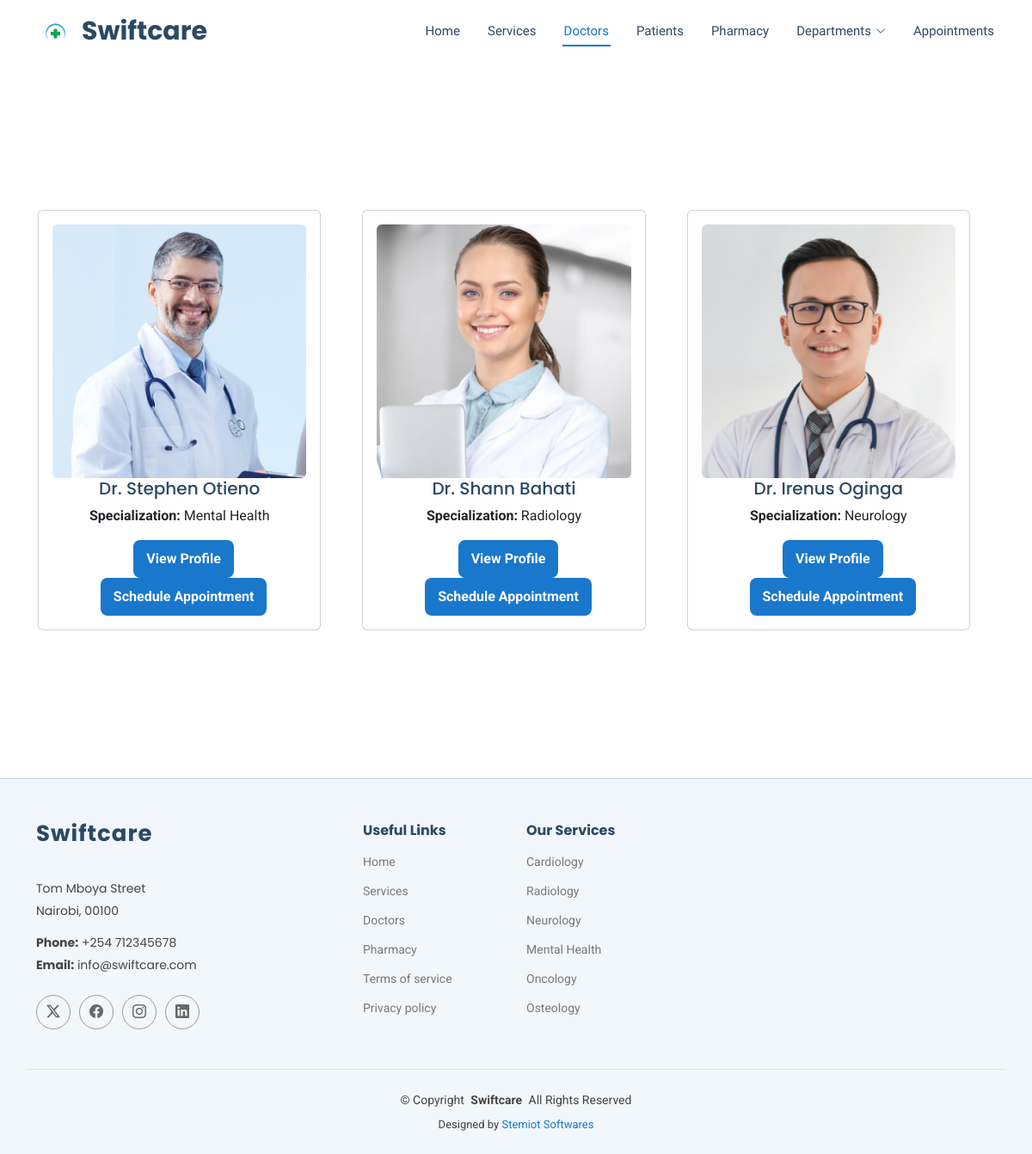
/doctors/ (signed in), run on an earlier commit of the app's database.
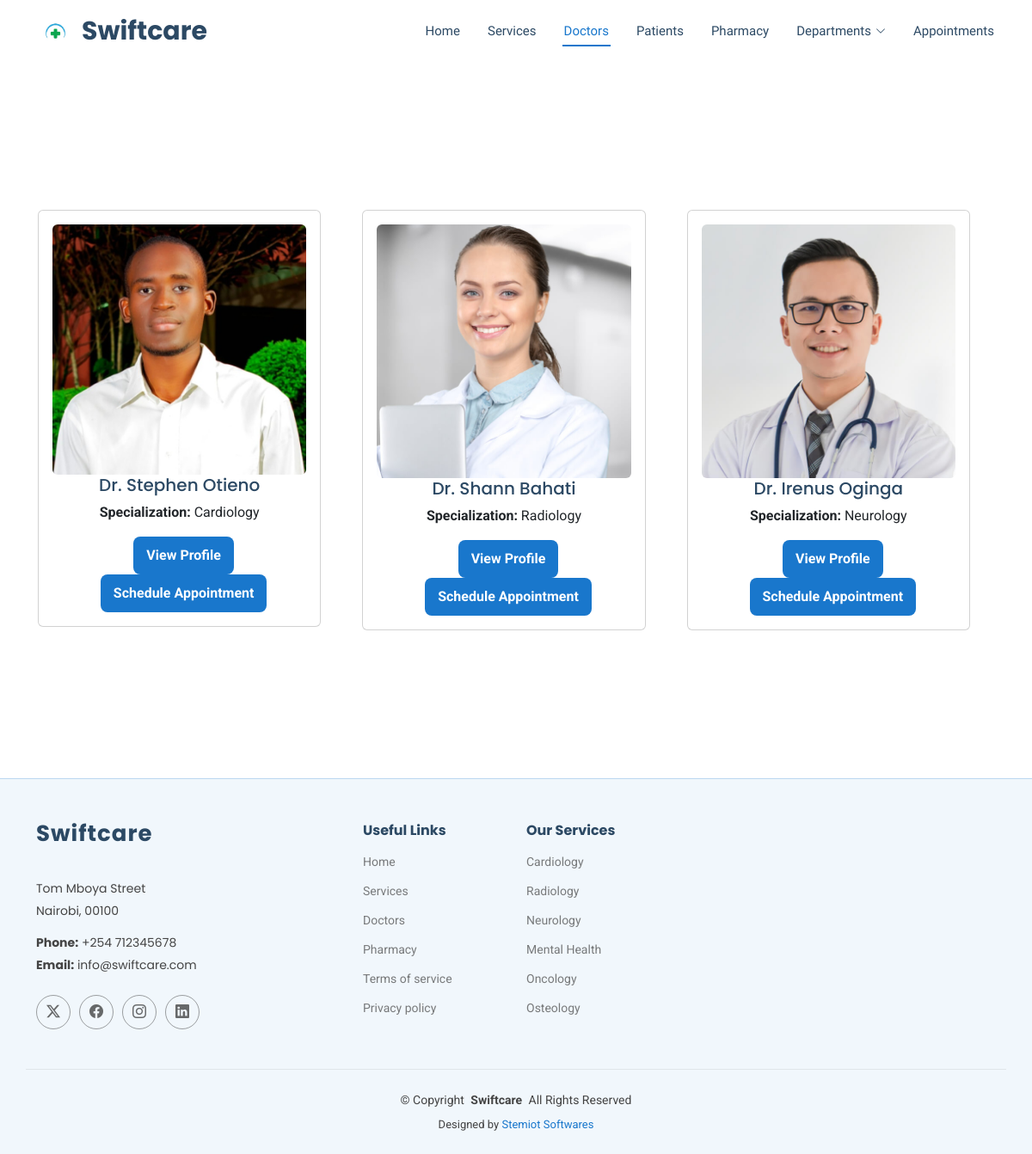
And on a later commit of the database.
### swiftcare/models.py (models this page shows, shortened)
class Doctor(models.Model):
    doctor_name = models.CharField(max_length=100)
    doctor_email = models.EmailField()
    doctor_contact = models.CharField(max_length=50)
    SPECIALIZATION_CHOICES = [
        ('Cardiology', 'Cardiology'),
        ('Radiology', 'Radiology'),
        ('Neurology', 'Neurology'),
        ('Mental Health', 'Mental Health'),
        ('Oncology', 'Oncology'),
        ('Osteology', 'Osteology'),
    ]
    doctor_specialization = models.CharField(max_length=50, choices=SPECIALIZATION_CHOICES, default='cardiology')
    AVAILABILITY_CHOICES = [
        ('7am-1pm', '7am-1pm'),
        ('1pm-6pm', '1pm-6pm'),
        ('6pm-9pm', '6pm-9pm'),
        ('9pm-7am', '9pm-7am'),
    ]
    doctor_availability = models.CharField(max_length=50, choices=AVAILABILITY_CHOICES, default='7am-1pm')
    doctor_image = models.ImageField(upload_to='doctors/')

### swiftcare/views.py (the view)
# urls.py: path('doctors/',views.view_doctors,name='doctors'),
@login_required(login_url="login")
def view_doctors(request):
    doctors = Doctor.objects.all()
    return render(request,'doctors.html',{'doctors':doctors})

### swiftcare/templates/doctors.html (shortened to what this page needs)
{% load static %}
<!DOCTYPE html>
<html lang="en">
<head>
  <link href="{% static 'assets/vendor/bootstrap/css/bootstrap.min.css' %}" rel="stylesheet">
  <link href="{% static 'assets/vendor/bootstrap-icons/bootstrap-icons.css' %}" rel="stylesheet">
  <link href="{%  static 'assets/vendor/aos/aos.css' %}" rel="stylesheet">
  <link href="{%  static 'assets/vendor/fontawesome-free/css/all.min.css' %}" rel="stylesheet">
  <link href="{%  static 'assets/vendor/glightbox/css/glightbox.min.css' %}" rel="stylesheet">
  <link href="{%  static 'assets/vendor/swiper/swiper-bundle.min.css' %}" rel="stylesheet">
  <link href="{%  static 'assets/css/main.css' %}" rel="stylesheet">
</head>
<body class="index-page">
  <header id="header" class="header sticky-top">
    <div class="branding d-flex align-items-center">
      <div class="container position-relative d-flex align-items-center justify-content-between">
        <a href="{% url 'homepage' %}" class="logo d-flex align-items-center me-auto">
           <img src="{% static 'assets/img/logo1.jpg' %}" alt="">
          <h1 class="sitename">Swiftcare</h1>
        </a>
        <nav id="navmenu" class="navmenu">
          <ul>
            <li><a href="{% url 'homepage' %}" >Home<br></a></li>
            <li><a href="{% url 'homepage' %}#services">Services</a></li>
            <li><a href="{% url 'doctors' %}" class="active">Doctors</a></li>
              {% if user.is_superuser %}
                  <li><a href="{% url 'registered_patients' %}">Patients</a></li>
               {% endif %}
            <li><a href="{% url 'pharmacy' %}">Pharmacy</a></li>
            <li class="dropdown"><a href="#"><span>Departments</span> <i class="bi bi-chevron-down toggle-dropdown"></i></a>
            </li>
           {% if user.is_superuser %}
                  <li><a href="{% url 'scheduled_appointments' %}">Appointments</a></li>
               {% endif %}
          </ul>
        </nav>
      </div>
    </div>
  </header>
<main>
<div class="container m-3 d-flex justify-content-center align-items-center" style="min-height: 100vh;">
    <div class="row justify-content-center g-3">
        {% for doctor in doctors %}
            <div class="col-md-4">
                <div class="card doctor-card m-3">
                    <div class="card-body text-center">
                        {% if doctor.doctor_image %}
                            <img src="{{ doctor.doctor_image.url }}" class="img-fluid rounded doctor-image" alt="Doctor Image">
                        {% else %}
                            <img src="/media/doctors/default.jpg" class="img-fluid rounded doctor-image" alt="Default Doctor Image">
                        {% endif %}
                        <h5 class="doctor-name">{{ doctor.doctor_name }}</h5>
                        <p class="doctor-specialization"><b>Specialization:</b> {{ doctor.doctor_specialization }}</p>
                        <button class="btn profile-btn">View Profile</button>
                           <a href="{% url 'book_appointment' doctor.id %}">
    <button class="btn appointment_btn">Schedule Appointment</button>
</a>
                    </div>
                </div>
            </div>
        {% endfor %}
    </div>
</div>
</main>
  <footer id="footer" class="footer light-background">
    <div class="container footer-top">
      <div class="row gy-4">
        <div class="col-lg-4 col-md-6 footer-about">
          <a href="index.html" class="logo d-flex align-items-center">
            <span class="sitename">Swiftcare</span>
          </a>
          <div class="footer-contact pt-3">
            <p>Tom Mboya Street</p>
            <p>Nairobi, 00100</p>
            <p class="mt-3"><strong>Phone:</strong> <span>+254 712345678</span></p>
            <p><strong>Email:</strong> <span>info@swiftcare.com</span></p>
          </div>
          <div class="social-links d-flex mt-4">
            <a href=""><i class="bi bi-twitter-x"></i></a>
            <a href=""><i class="bi bi-facebook"></i></a>
            <a href=""><i class="bi bi-instagram"></i></a>
            <a href=""><i class="bi bi-linkedin"></i></a>
          </div>
        </div>
        <div class="col-lg-2 col-md-3 footer-links">
          <h4>Useful Links</h4>
          <ul>
            <li><a href="{% url 'homepage' %}">Home</a></li>
            <li><a href="{% url 'homepage' %}#services">Services</a></li>
               <li><a href="{% url 'doctors' %}">Doctors</a></li>
              <li><a href="{% url 'pharmacy' %}">Pharmacy</a></li>
            <li><a href="#">Terms of service</a></li>
            <li><a href="#">Privacy policy</a></li>
          </ul>
        </div>
        <div class="col-lg-2 col-md-3 footer-links">
          <h4>Our Services</h4>
          <ul>
            <li><a href="{% url 'homepage' %}#services">Cardiology</a></li>
            <li><a href="{% url 'homepage' %}#services">Radiology</a></li>
            <li><a href="{% url 'homepage' %}#services">Neurology</a></li>
            <li><a href="{% url 'homepage' %}#services">Mental Health</a></li>
            <li><a href="{% url 'homepage' %}#services">Oncology</a></li>
            <li><a href="{% url 'homepage' %}#services">Osteology</a></li>
          </ul>
        </div>
      </div>
    </div>
    <div class="container copyright text-center mt-4">
      <p>© <span>Copyright</span> <strong class="px-1 sitename">Swiftcare</strong> <span>All Rights Reserved</span></p>
      <div class="credits">
        Designed by <a href="https://stemiotsoftwares.onrender.com/">Stemiot Softwares</a>
      </div>
    </div>
  </footer>
</body>
</html>

### swiftcare/templates/doctors.html (style rules this page uses)
.profile-btn { background-color: #1977cc; color: white; border: none; padding: 10px 15px; border-radius: 8px; font-weight: bold; transition: background 0.3s ease-in-out; margin-left: 10px; }
.appointment_btn { background-color: #1977cc; color: white; border: none; padding: 10px 15px; border-radius: 8px; font-weight: bold; transition: background 0.3s ease-in-out; margin-left: 10px; }

What changed in the data, as far as the page shows it:
changed Doctor "Dr. Stephen Otieno": doctor_image: a different picture; doctor_specialization "Mental Health" → "Cardiology"
